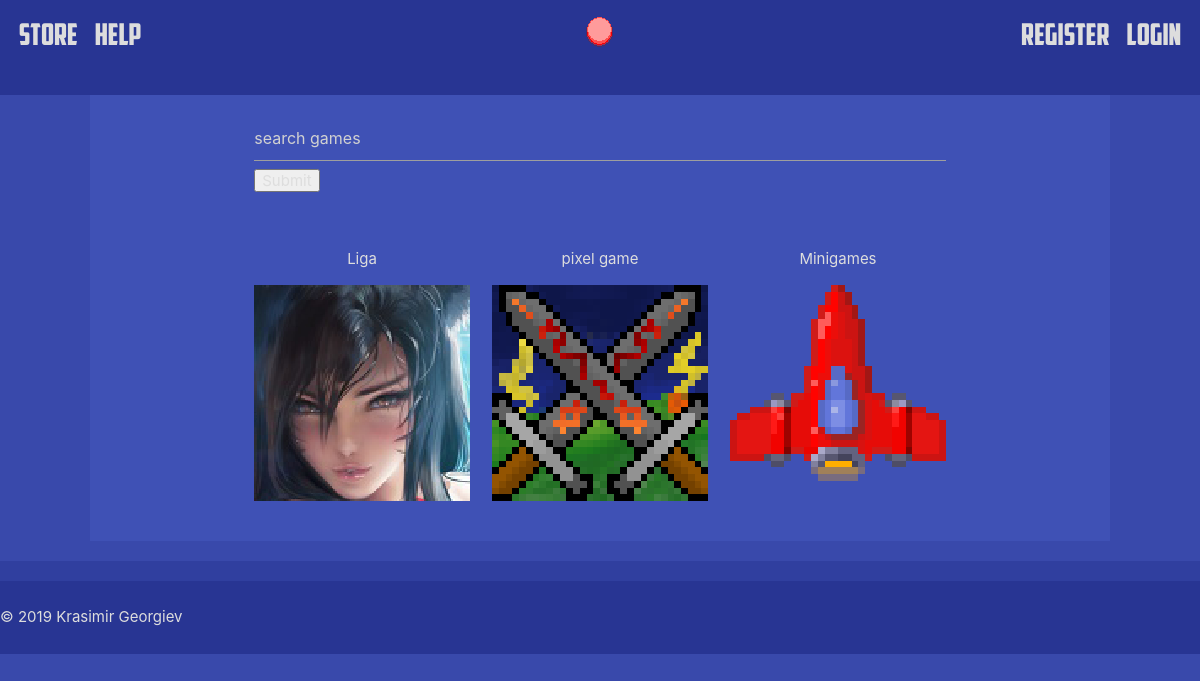
/store/, run on an earlier commit of the app's database.
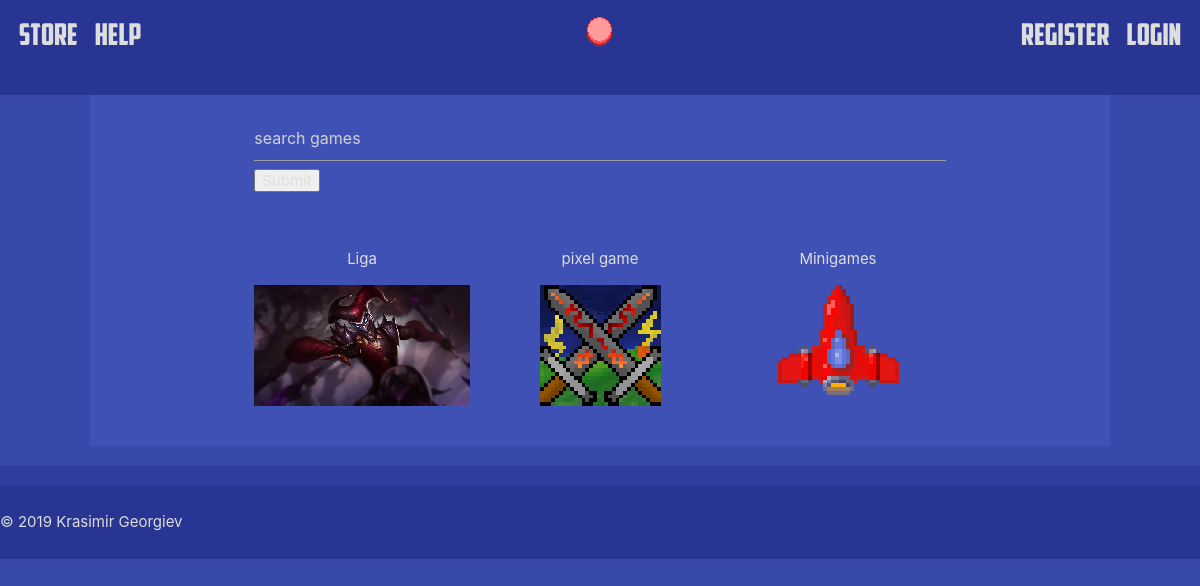
And on a later commit of the database.
### store/models.py (models this page shows, shortened)
class Game(models.Model):
	name = models.CharField(max_length = 128)
	description = models.TextField()
	thumbnail = models.ImageField(upload_to = 'game_thumbnails/')
	takes_two_columns = models.BooleanField()
	game_files = models.FileField(upload_to ='games/')
	release_date = models.DateTimeField(auto_now_add = True)
	tags = models.ManyToManyField('Tag')
	def get_thumbnail_url(self):
		return settings.MEDIA_URL + self.thumbnail.name

### store/views.py (the view)
def index(request):
	games = Game.objects.all()
	return render(request, "store/index.html", {"games": games, "MEDIA_URL": settings.MEDIA_URL })

### store/templates/store/index.html (shortened to what this page needs)
{% extends 'store/layout.html' %}
{% load static %}
{% block head %}
	<link rel = "stylesheet", href = "{% static 'css/store.css' %}">
{% endblock %}
{% block content %}
	<div class = "container">
		<form action = "/store/search/", method = "GET" name = "search-game" id = "search-game">
			<div class = "row padding-vert-20">
				<div class = "col s12">
					<input id = "search-text" type = "text" name = "search-text" placeholder="search games">
					<input type = "submit">
				</div>
			</div>
		</form>
		<div id = "games-list" class = "row">
		{% for game in games %}
			{% if not game.takes_two_columns %}
				<div id = "game-store-box" class = "col s12 m6 l4">
					<a href = "{% url 'store:detail' pk=game.pk %}">
						<p class = "game-title">{{ game.name }}</p>
						<img src = "{{ game.get_thumbnail_url }}" class = "game-image">
					</a>
				</div>
			{% endif %}
		{% endfor %}
		</div>
	</div>
{% endblock %}

What changed in the data, as far as the page shows it:
changed Game "Liga": get_thumbnail_url: a different picture
